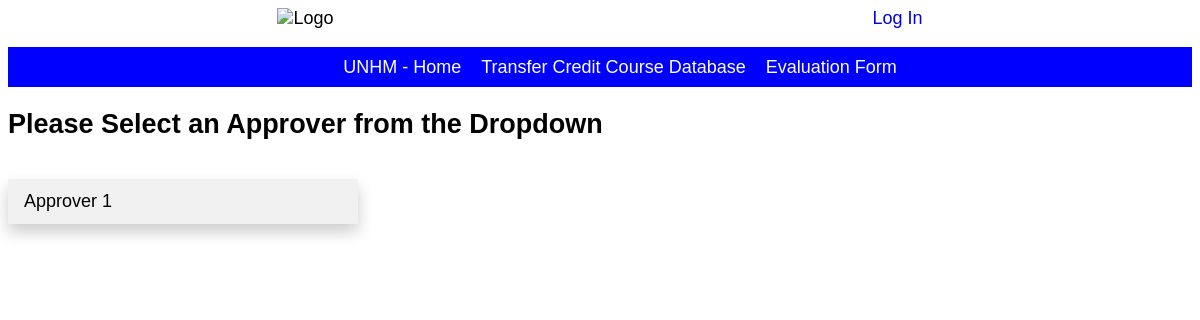
Page /approver on the earlier database version.
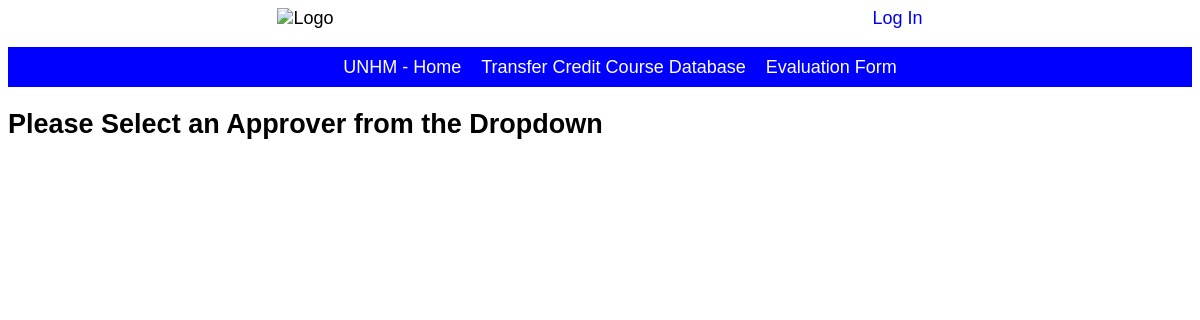
Same page on the later database version.
### transfer/models/model_approver.py (models this page shows, shortened)
class Approver(models.Model):
    approver_name = models.CharField(max_length=30, blank=False, unique=True)

### transfer/views/approver_view.py (the view)
# urls.py: path('approver', ApproverListView.as_view(), name='approver'),
class ApproverListView(ListView):
    model = Approver
    template_name = 'approver_home.html'

### transfer/templates/approver_home.html
{% extends "base.html" %}
{% load static %}
{% block content %}
<h2>Please Select an Approver from the Dropdown</h2>
<div class="dropdown">
  <div id="myDropdown" class="dropdown-content">
    {% for approver in object_list %}
    <a href="">{{ approver.approver_name }}</a>
    {% endfor %}
    </div>
    </div>
{% endblock %}

### transfer/templates/base.html (shortened to what this page needs)
{% load static %}
<!DOCTYPE html>
<html lang="en" dir="ltr">
  <head>
    <link rel="stylesheet" href="{% static 'css/base.css' %}">
  </head>
  <body>
    {% include "partials/_navbar.html" %}
    {% block content %}
    {% endblock content %}
  </body>
</html>

### transfer/templates/partials/_navbar.html
{% load static %}
<header>
  <img src="https://paulcollege.unh.edu/cep/sites/paulcollege.unh.edu.cep/themes/cep/logo.png" alt="Logo">
  <a href="admin">Log In</a>
</header>
<nav class="navbar">
  <ul>
    <li><a href="https://manchester.unh.edu/">UNHM - Home</a></li>
    <li><a href="{% url 'home' %}">Transfer Credit Course Database</a></li>
    <li><a href="#">Evaluation Form</a></li>
  </ul>
</nav>

### transfer/static/css/base.css (style rules this page uses)
body { font-family: 'Source Sans Pro', sans-serif; font-size:18px; }
header { display: flex; justify-content: space-around; align-items: center; }
header a { text-decoration: none; }
.navbar { width: 100%; }
.navbar ul { display: flex; justify-content: center; align-items: center; height: 40px; background-color: blue; }
.navbar ul li { list-style-type: none; color: #fff; margin: 0 10px; }
.navbar ul li a { text-decoration: none; color: white; }

Differences in the rows shown:
removed Approver: approver_name "Approver 1"
